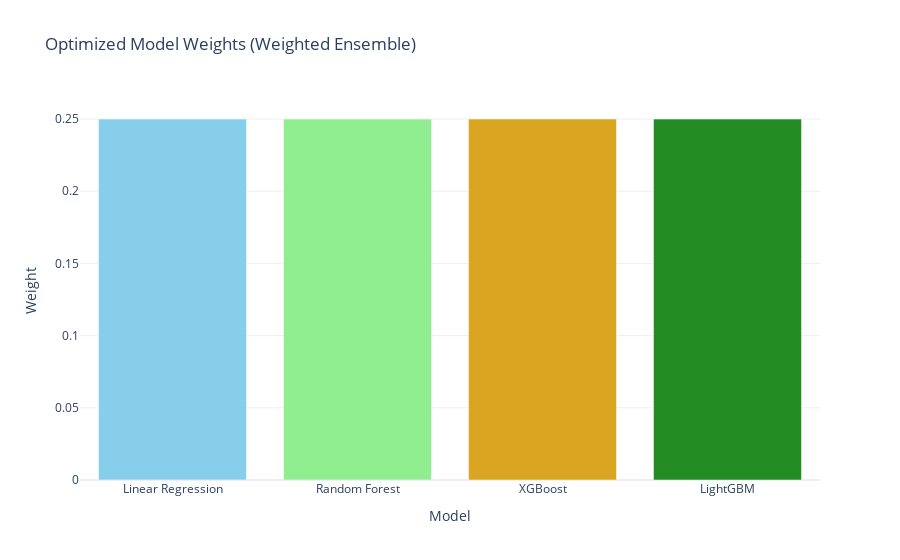

Source (notebook cell):
### Code cell
model_names = ['Linear Regression', 'Random Forest', 'XGBoost', 'LightGBM']

fig = go.Figure([go.Bar(x=model_names, y=best_weights,
                        marker_color=['skyblue', 'lightgreen', 'goldenrod', 'forestgreen'])])

fig.update_layout(title="Optimized Model Weights (Weighted Ensemble)",
                  xaxis_title="Model",
                  yaxis_title="Weight",
                  template="plotly_white")
fig.show()

### Figure 1 — Plotly figure (JSON) as saved in the notebook; plotly's stock layout.template omitted (floating-point values rounded to 4 significant figures)
{"data": [{"marker": {"color": ["skyblue", "lightgreen", "goldenrod", "forestgreen"]}, "type": "bar", "x": ["Linear Regression", "Random Forest", "XGBoost", "LightGBM"], "y": [0.25, 0.25, 0.25, 0.25]}], "layout": {"title": {"text": "Optimized Model Weights (Weighted Ensemble)"}, "xaxis": {"title": {"text": "Model"}}, "yaxis": {"title": {"text": "Weight"}}}}
